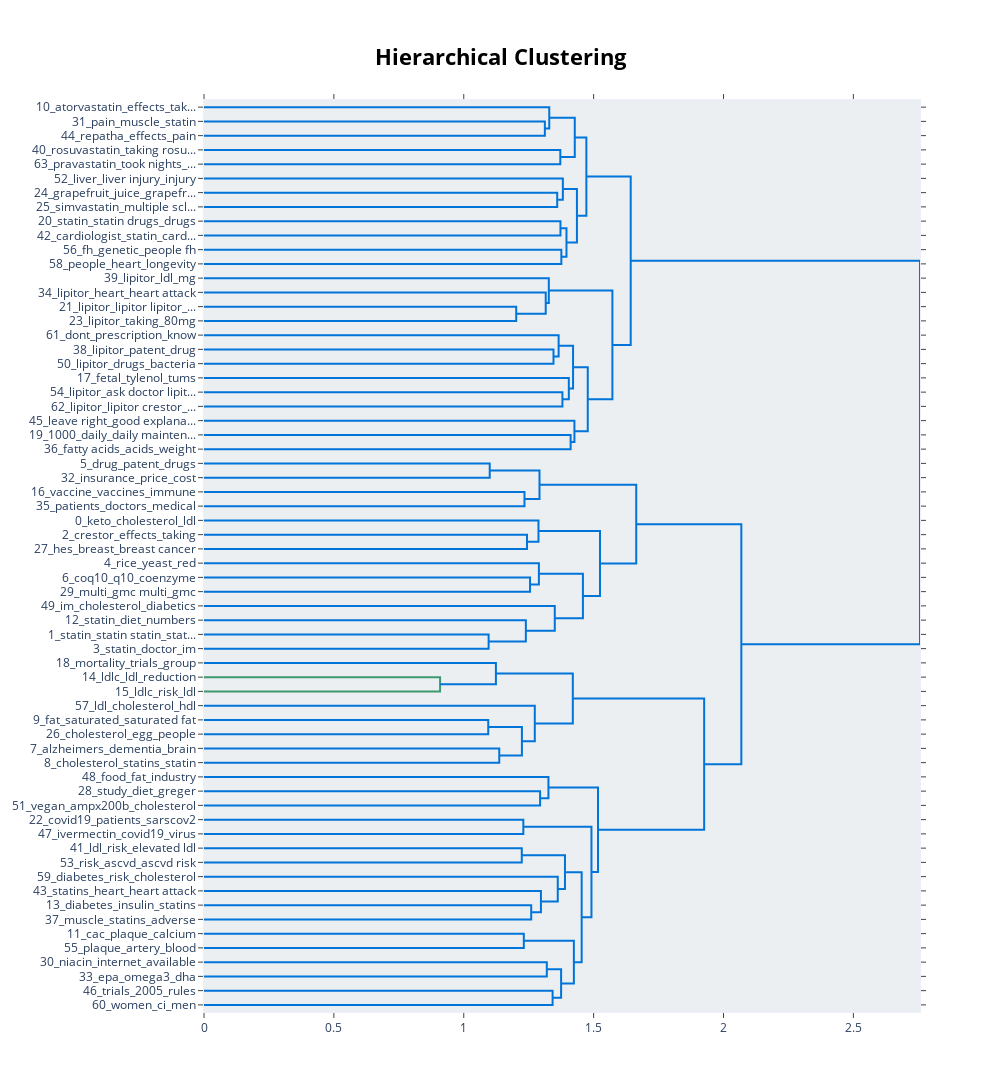

The code cell stored with this chart in its notebook:
### Code cell
topic_model.visualize_hierarchy()

### Figure 1 — Plotly figure (JSON) as saved in the notebook; plotly's stock layout.template omitted (floating-point values rounded to 4 significant figures)
{"data": [{"hoverinfo": "text", "marker": {"color": "rgb(0,116,217)"}, "mode": "lines", "type": "scatter", "x": [0, 1.312, 1.312, 0], "xaxis": "x", "y": [-15, -15, -25, -25], "yaxis": "y"}, {"hoverinfo": "text", "marker": {"color": "rgb(0,116,217)"}, "mode": "lines", "type": "scatter", "x": [0, 1.329, 1.329, 1.312], "xaxis": "x", "y": [-5, -5, -20, -20], "yaxis": "y"}, {"hoverinfo": "text", "marker": {"color": "rgb(0,116,217)"}, "mode": "lines", "type": "scatter", "x": [0, 1.372, 1.372, 0], "xaxis": "x", "y": [-35, -35, -45, -45], "yaxis": "y"}, {"hoverinfo": "text", "marker": {"color": "rgb(0,116,217)"}, "mode": "lines", "type": "scatter", "x": [1.329, 1.427, 1.427, 1.372], "xaxis": "x", "y": [-12.5, -12.5, -40, -40], "yaxis": "y"}, {"hoverinfo": "text", "marker": {"color": "rgb(0,116,217)"}, "mode": "lines", "type": "scatter", "x": [0, 1.36, 1.36, 0], "xaxis": "x", "y": [-65, -65, -75, -75], "yaxis": "y"}, {"hoverinfo": "text", "marker": {"color": "rgb(0,116,217)"}, "mode": "lines", "type": "scatter", "x": [0, 1.382, 1.382, 1.36], "xaxis": "x", "y": [-55, -55, -70, -70], "yaxis": "y"}, {"hoverinfo": "text", "marker": {"color": "rgb(0,116,217)"}, "mode": "lines", "type": "scatter", "x": [0, 1.372, 1.372, 0], "xaxis": "x", "y": [-85, -85, -95, -95], "yaxis": "y"}, {"hoverinfo": "text", "marker": {"color": "rgb(0,116,217)"}, "mode": "lines", "type": "scatter", "x": [0, 1.376, 1.376, 0], "xaxis": "x", "y": [-105, -105, -115, -115], "yaxis": "y"}, {"hoverinfo": "text", "marker": {"color": "rgb(0,116,217)"}, "mode": "lines", "type": "scatter", "x": [1.372, 1.395, 1.395, 1.376], "xaxis": "x", "y": [-90, -90, -110, -110], "yaxis": "y"}, {"hoverinfo": "text", "marker": {"color": "rgb(0,116,217)"}, "mode": "lines", "type": "scatter", "x": [1.382, 1.436, 1.436, 1.395], "xaxis": "x", "y": [-62.5, -62.5, -100, -100], "yaxis": "y"}, {"hoverinfo": "text", "marker": {"color": "rgb(0,116,217)"}, "mode": "lines", "type": "scatter", "x": [1.427, 1.472, 1.472, 1.436], "xaxis": "x", "y": [-26.25, -26.25, -81.25, -81.25], "yaxis": "y"}, {"hoverinfo": "text", "marker": {"color": "rgb(0,116,217)"}, "mode": "lines", "type": "scatter", "x": [0, 1.202, 1.202, 0], "xaxis": "x", "y": [-145, -145, -155, -155], "yaxis": "y"}, {"hoverinfo": "text", "marker": {"color": "rgb(0,116,217)"}, "mode": "lines", "type": "scatter", "x": [0, 1.316, 1.316, 1.202], "xaxis": "x", "y": [-135, -135, -150, -150], "yaxis": "y"}, {"hoverinfo": "text", "marker": {"color": "rgb(0,116,217)"}, "mode": "lines", "type": "scatter", "x": [0, 1.327, 1.327, 1.316], "xaxis": "x", "y": [-125, -125, -142.5, -142.5], "yaxis": "y"}, {"hoverinfo": "text", "marker": {"color": "rgb(0,116,217)"}, "mode": "lines", "type": "scatter", "x": [0, 1.346, 1.346, 0], "xaxis": "x", "y": [-175, -175, -185, -185], "yaxis": "y"}, {"hoverinfo": "text", "marker": {"color": "rgb(0,116,217)"}, "mode": "lines", "type": "scatter", "x": [0, 1.365, 1.365, 1.346], "xaxis": "x", "y": [-165, -165, -180, -180], "yaxis": "y"}, {"hoverinfo": "text", "marker": {"color": "rgb(0,116,217)"}, "mode": "lines", "type": "scatter", "x": [0, 1.38, 1.38, 0], "xaxis": "x", "y": [-205, -205, -215, -215], "yaxis": "y"}, {"hoverinfo": "text", "marker": {"color": "rgb(0,116,217)"}, "mode": "lines", "type": "scatter", "x": [0, 1.405, 1.405, 1.38], "xaxis": "x", "y": [-195, -195, -210, -210], "yaxis": "y"}, {"hoverinfo": "text", "marker": {"color": "rgb(0,116,217)"}, "mode": "lines", "type": "scatter", "x": [1.365, 1.421, 1.421, 1.405], "xaxis": "x", "y": [-172.5, -172.5, -202.5, -202.5], "yaxis": "y"}, {"hoverinfo": "text", "marker": {"color": "rgb(0,116,217)"}, "mode": "lines", "type": "scatter", "x": [0, 1.411, 1.411, 0], "xaxis": "x", "y": [-235, -235, -245, -245], "yaxis": "y"}, {"hoverinfo": "text", "marker": {"color": "rgb(0,116,217)"}, "mode": "lines", "type": "scatter", "x": [0, 1.426, 1.426, 1.411], "xaxis": "x", "y": [-225, -225, -240, -240], "yaxis": "y"}, {"hoverinfo": "text", "marker": {"color": "rgb(0,116,217)"}, "mode": "lines", "type": "scatter", "x": [1.421, 1.477, 1.477, 1.426], "xaxis": "x", "y": [-187.5, -187.5, -232.5, -232.5], "yaxis": "y"}, {"hoverinfo": "text", "marker": {"color": "rgb(0,116,217)"}, "mode": "lines", "type": "scatter", "x": [1.327, 1.572, 1.572, 1.477], "xaxis": "x", "y": [-133.8, -133.8, -210, -210], "yaxis": "y"}, {"hoverinfo": "text", "marker": {"color": "rgb(0,116,217)"}, "mode": "lines", "type": "scatter", "x": [1.472, 1.643, 1.643, 1.572], "xaxis": "x", "y": [-53.75, -53.75, -171.9, -171.9], "yaxis": "y"}, {"hoverinfo": "text", "marker": {"color": "rgb(0,116,217)"}, "mode": "lines", "type": "scatter", "x": [0, 1.1, 1.1, 0], "xaxis": "x", "y": [-255, -255, -265, -265], "yaxis": "y"}, {"hoverinfo": "text", "marker": {"color": "rgb(0,116,217)"}, "mode": "lines", "type": "scatter", "x": [0, 1.234, 1.234, 0], "xaxis": "x", "y": [-275, -275, -285, -285], "yaxis": "y"}, {"hoverinfo": "text", "marker": {"color": "rgb(0,116,217)"}, "mode": "lines", "type": "scatter", "x": [1.1, 1.292, 1.292, 1.234], "xaxis": "x", "y": [-260, -260, -280, -280], "yaxis": "y"}, {"hoverinfo": "text", "marker": {"color": "rgb(0,116,217)"}, "mode": "lines", "type": "scatter", "x": [0, 1.243, 1.243, 0], "xaxis": "x", "y": [-305, -305, -315, -315], "yaxis": "y"}, {"hoverinfo": "text", "marker": {"color": "rgb(0,116,217)"}, "mode": "lines", "type": "scatter", "x": [0, 1.288, 1.288, 1.243], "xaxis": "x", "y": [-295, -295, -310, -310], "yaxis": "y"}, {"hoverinfo": "text", "marker": {"color": "rgb(0,116,217)"}, "mode": "lines", "type": "scatter", "x": [0, 1.255, 1.255, 0], "xaxis": "x", "y": [-335, -335, -345, -345], "yaxis": "y"}, {"hoverinfo": "text", "marker": {"color": "rgb(0,116,217)"}, "mode": "lines", "type": "scatter", "x": [0, 1.289, 1.289, 1.255], "xaxis": "x", "y": [-325, -325, -340, -340], "yaxis": "y"}, {"hoverinfo": "text", "marker": {"color": "rgb(0,116,217)"}, "mode": "lines", "type": "scatter", "x": [0, 1.096, 1.096, 0], "xaxis": "x", "y": [-375, -375, -385, -385], "yaxis": "y"}, {"hoverinfo": "text", "marker": {"color": "rgb(0,116,217)"}, "mode": "lines", "type": "scatter", "x": [0, 1.239, 1.239, 1.096], "xaxis": "x", "y": [-365, -365, -380, -380], "yaxis": "y"}, {"hoverinfo": "text", "marker": {"color": "rgb(0,116,217)"}, "mode": "lines", "type": "scatter", "x": [0, 1.35, 1.35, 1.239], "xaxis": "x", "y": [-355, -355, -372.5, -372.5], "yaxis": "y"}, {"hoverinfo": "text", "marker": {"color": "rgb(0,116,217)"}, "mode": "lines", "type": "scatter", "x": [1.289, 1.459, 1.459, 1.35], "xaxis": "x", "y": [-332.5, -332.5, -363.8, -363.8], "yaxis": "y"}, {"hoverinfo": "text", "marker": {"color": "rgb(0,116,217)"}, "mode": "lines", "type": "scatter", "x": [1.288, 1.525, 1.525, 1.459], "xaxis": "x", "y": [-302.5, -302.5, -348.1, -348.1], "yaxis": "y"}, {"hoverinfo": "text", "marker": {"color": "rgb(0,116,217)"}, "mode": "lines", "type": "scatter", "x": [1.292, 1.664, 1.664, 1.525], "xaxis": "x", "y": [-270, -270, -325.3, -325.3], "yaxis": "y"}, {"hoverinfo": "text", "marker": {"color": "rgb(61,153,112)"}, "mode": "lines", "type": "scatter", "x": [0, 0.9089, 0.9089, 0], "xaxis": "x", "y": [-405, -405, -415, -415], "yaxis": "y"}, {"hoverinfo": "text", "marker": {"color": "rgb(0,116,217)"}, "mode": "lines", "type": "scatter", "x": [0, 1.124, 1.124, 0.9089], "xaxis": "x", "y": [-395, -395, -410, -410], "yaxis": "y"}, {"hoverinfo": "text", "marker": {"color": "rgb(0,116,217)"}, "mode": "lines", "type": "scatter", "x": [0, 1.094, 1.094, 0], "xaxis": "x", "y": [-435, -435, -445, -445], "yaxis": "y"}, {"hoverinfo": "text", "marker": {"color": "rgb(0,116,217)"}, "mode": "lines", "type": "scatter", "x": [0, 1.137, 1.137, 0], "xaxis": "x", "y": [-455, -455, -465, -465], "yaxis": "y"}, {"hoverinfo": "text", "marker": {"color": "rgb(0,116,217)"}, "mode": "lines", "type": "scatter", "x": [1.094, 1.224, 1.224, 1.137], "xaxis": "x", "y": [-440, -440, -460, -460], "yaxis": "y"}, {"hoverinfo": "text", "marker": {"color": "rgb(0,116,217)"}, "mode": "lines", "type": "scatter", "x": [0, 1.273, 1.273, 1.224], "xaxis": "x", "y": [-425, -425, -450, -450], "yaxis": "y"}, {"hoverinfo": "text", "marker": {"color": "rgb(0,116,217)"}, "mode": "lines", "type": "scatter", "x": [1.124, 1.42, 1.42, 1.273], "xaxis": "x", "y": [-402.5, -402.5, -437.5, -437.5], "yaxis": "y"}, {"hoverinfo": "text", "marker": {"color": "rgb(0,116,217)"}, "mode": "lines", "type": "scatter", "x": [0, 1.294, 1.294, 0], "xaxis": "x", "y": [-485, -485, -495, -495], "yaxis": "y"}, {"hoverinfo": "text", "marker": {"color": "rgb(0,116,217)"}, "mode": "lines", "type": "scatter", "x": [0, 1.326, 1.326, 1.294], "xaxis": "x", "y": [-475, -475, -490, -490], "yaxis": "y"}, {"hoverinfo": "text", "marker": {"color": "rgb(0,116,217)"}, "mode": "lines", "type": "scatter", "x": [0, 1.229, 1.229, 0], "xaxis": "x", "y": [-505, -505, -515, -515], "yaxis": "y"}, {"hoverinfo": "text", "marker": {"color": "rgb(0,116,217)"}, "mode": "lines", "type": "scatter", "x": [0, 1.223, 1.223, 0], "xaxis": "x", "y": [-525, -525, -535, -535], "yaxis": "y"}, {"hoverinfo": "text", "marker": {"color": "rgb(0,116,217)"}, "mode": "lines", "type": "scatter", "x": [0, 1.26, 1.26, 0], "xaxis": "x", "y": [-565, -565, -575, -575], "yaxis": "y"}, {"hoverinfo": "text", "marker": {"color": "rgb(0,116,217)"}, "mode": "lines", "type": "scatter", "x": [0, 1.297, 1.297, 1.26], "xaxis": "x", "y": [-555, -555, -570, -570], "yaxis": "y"}, {"hoverinfo": "text", "marker": {"color": "rgb(0,116,217)"}, "mode": "lines", "type": "scatter", "x": [0, 1.362, 1.362, 1.297], "xaxis": "x", "y": [-545, -545, -562.5, -562.5], "yaxis": "y"}, {"hoverinfo": "text", "marker": {"color": "rgb(0,116,217)"}, "mode": "lines", "type": "scatter", "x": [1.223, 1.39, 1.39, 1.362], "xaxis": "x", "y": [-530, -530, -553.8, -553.8], "yaxis": "y"}, {"hoverinfo": "text", "marker": {"color": "rgb(0,116,217)"}, "mode": "lines", "type": "scatter", "x": [0, 1.231, 1.231, 0], "xaxis": "x", "y": [-585, -585, -595, -595], "yaxis": "y"}, {"hoverinfo": "text", "marker": {"color": "rgb(0,116,217)"}, "mode": "lines", "type": "scatter", "x": [0, 1.32, 1.32, 0], "xaxis": "x", "y": [-605, -605, -615, -615], "yaxis": "y"}, {"hoverinfo": "text", "marker": {"color": "rgb(0,116,217)"}, "mode": "lines", "type": "scatter", "x": [0, 1.342, 1.342, 0], "xaxis": "x", "y": [-625, -625, -635, -635], "yaxis": "y"}, {"hoverinfo": "text", "marker": {"color": "rgb(0,116,217)"}, "mode": "lines", "type": "scatter", "x": [1.32, 1.375, 1.375, 1.342], "xaxis": "x", "y": [-610, -610, -630, -630], "yaxis": "y"}, {"hoverinfo": "text", "marker": {"color": "rgb(0,116,217)"}, "mode": "lines", "type": "scatter", "x": [1.231, 1.424, 1.424, 1.375], "xaxis": "x", "y": [-590, -590, -620, -620], "yaxis": "y"}, {"hoverinfo": "text", "marker": {"color": "rgb(0,116,217)"}, "mode": "lines", "type": "scatter", "x": [1.39, 1.454, 1.454, 1.424], "xaxis": "x", "y": [-541.9, -541.9, -605, -605], "yaxis": "y"}, {"hoverinfo": "text", "marker": {"color": "rgb(0,116,217)"}, "mode": "lines", "type": "scatter", "x": [1.229, 1.492, 1.492, 1.454], "xaxis": "x", "y": [-510, -510, -573.4, -573.4], "yaxis": "y"}, {"hoverinfo": "text", "marker": {"color": "rgb(0,116,217)"}, "mode": "lines", "type": "scatter", "x": [1.326, 1.517, 1.517, 1.492], "xaxis": "x", "y": [-482.5, -482.5, -541.7, -541.7], "yaxis": "y"}, {"hoverinfo": "text", "marker": {"color": "rgb(0,116,217)"}, "mode": "lines", "type": "scatter", "x": [1.42, 1.926, 1.926, 1.517], "xaxis": "x", "y": [-420, -420, -512.1, -512.1], "yaxis": "y"}, {"hoverinfo": "text", "marker": {"color": "rgb(0,116,217)"}, "mode": "lines", "type": "scatter", "x": [1.664, 2.069, 2.069, 1.926], "xaxis": "x", "y": [-297.7, -297.7, -466.1, -466.1], "yaxis": "y"}, {"hoverinfo": "text", "marker": {"color": "rgb(0,116,217)"}, "mode": "lines", "type": "scatter", "x": [1.643, 2.757, 2.757, 2.069], "xaxis": "x", "y": [-112.8, -112.8, -381.9, -381.9], "yaxis": "y"}], "layout": {"autosize": false, "height": 1160, "hoverlabel": {"bgcolor": "white", "font": {"family": "Rockwell", "size": 16}}, "hovermode": "closest", "plot_bgcolor": "#ECEFF1", "showlegend": false, "title": {"font": {"color": "Black", "size": 22}, "text": "<b>Hierarchical Clustering", "x": 0.5, "xanchor": "center", "yanchor": "top"}, "width": 1000, "xaxis": {"autorange": true, "mirror": "allticks", "range": [0, 2.757], "rangemode": "tozero", "showgrid": false, "showline": true, "showticklabels": true, "ticks": "outside", "type": "linear", "zeroline": false}, "yaxis": {"mirror": "allticks", "range": [-640, 0], "rangemode": "tozero", "showgrid": false, "showline": true, "showticklabels": true, "tickmode": "array", "ticks": "outside", "ticktext": ["10_atorvastatin_effects_tak...", "31_pain_muscle_statin", "44_repatha_effects_pain", "40_rosuvastatin_taking rosu...", "63_pravastatin_took nights_...", "52_liver_liver injury_injury", "24_grapefruit_juice_grapefr...", "25_simvastatin_multiple scl...", "20_statin_statin drugs_drugs", "42_cardiologist_statin_card...", "56_fh_genetic_people fh", "58_people_heart_longevity", "39_lipitor_ldl_mg", "34_lipitor_heart_heart attack", "21_lipitor_lipitor lipitor_...", "23_lipitor_taking_80mg", "61_dont_prescription_know", "38_lipitor_patent_drug", "50_lipitor_drugs_bacteria", "17_fetal_tylenol_tums", "54_lipitor_ask doctor lipit...", "62_lipitor_lipitor crestor_...", "45_leave right_good explana...", "19_1000_daily_daily mainten...", "36_fatty acids_acids_weight", "5_drug_patent_drugs", "32_insurance_price_cost", "16_vaccine_vaccines_immune", "35_patients_doctors_medical", "0_keto_cholesterol_ldl", "2_crestor_effects_taking", "27_hes_breast_breast cancer", "4_rice_yeast_red", "6_coq10_q10_coenzyme", "29_multi_gmc multi_gmc", "49_im_cholesterol_diabetics", "12_statin_diet_numbers", "1_statin_statin statin_stat...", "3_statin_doctor_im", "18_mortality_trials_group", "14_ldlc_ldl_reduction", "15_ldlc_risk_ldl", "57_ldl_cholesterol_hdl", "9_fat_saturated_saturated fat", "26_cholesterol_egg_people", "7_alzheimers_dementia_brain", "8_cholesterol_statins_statin", "48_food_fat_industry", "28_study_diet_greger", "51_vegan_ampx200b_cholesterol", "22_covid19_patients_sarscov2", "47_ivermectin_covid19_virus", "41_ldl_risk_elevated ldl", "53_risk_ascvd_ascvd risk", "59_diabetes_risk_cholesterol", "43_statins_heart_heart attack", "13_diabetes_insulin_statins", "37_muscle_statins_adverse", "11_cac_plaque_calcium", "55_plaque_artery_blood", "30_niacin_internet_available", "33_epa_omega3_dha", "46_trials_2005_rules", "60_women_ci_men"], "tickvals": [-5, -15, -25, -35, -45, -55, -65, -75, -85, -95, -105, -115, -125, -135, -145, -155, -165, -175, -185, -195, -205, -215, -225, -235, -245, -255, -265, -275, -285, -295, -305, -315, -325, -335, -345, -355, -365, -375, -385, -395, -405, -415, -425, -435, -445, -455, -465, -475, -485, -495, -505, -515, -525, -535, -545, -555, -565, -575, -585, -595, -605, -615, -625, -635], "type": "linear", "zeroline": false}}}
